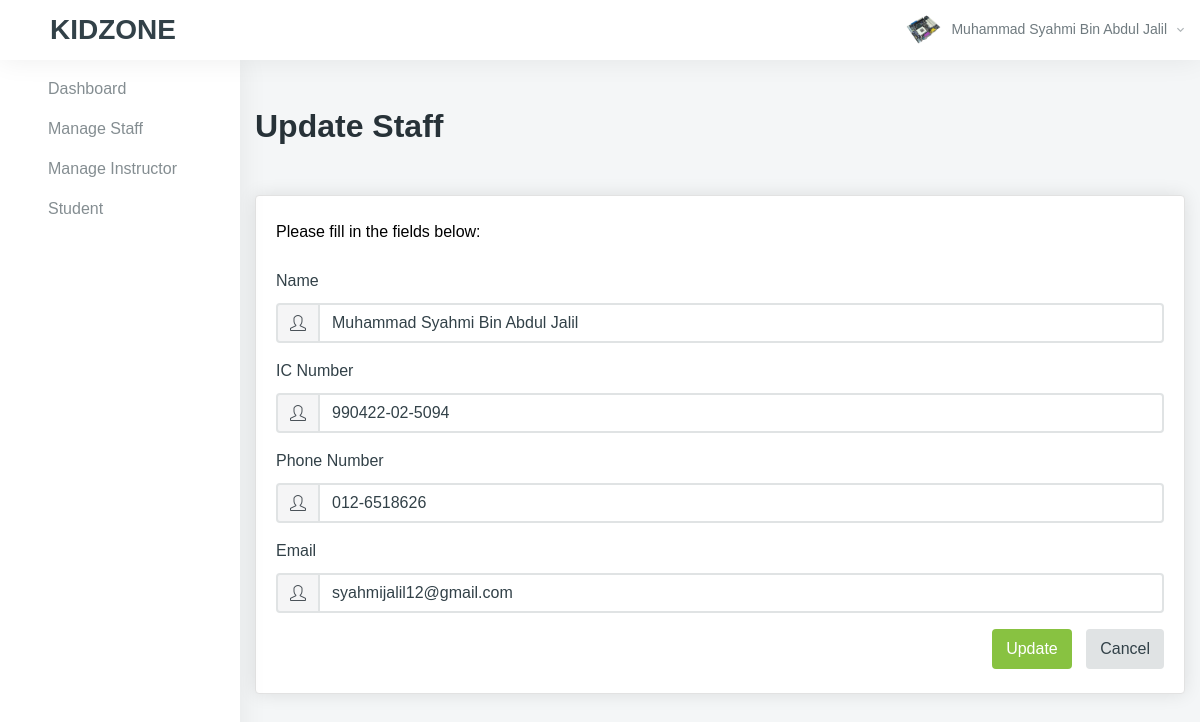
Screenshot of /admin/managestaff.php?id=1 (signed in) with the database file from the repository.
### tables this page shows
CREATE TABLE `staff` (
  `staff_id` int(11) NOT NULL,
  `staff_name` varchar(80) NOT NULL,
  `staff_email` varchar(80) NOT NULL,
  `staff_ic` varchar(30) NOT NULL,
  `staff_phone_number` varchar(30) NOT NULL,
  `staff_password` varchar(80) NOT NULL,
  `staff_pic_path` varchar(80) DEFAULT 'default.png'
);

### admin/managestaff.php (the view, shortened to what this page needs)
<?php
include "../resources/conn.php";
$name = $ic_number = $phone_number = $email = '';
if (isset($_GET['id'])) {
    $staff_id = $_GET['id'];
    $sql = "SELECT * FROM staff WHERE staff_id = ". $staff_id ."";
    $result = $conn->query($sql);
    if($result->num_rows>0){
        $row = $result->fetch_assoc();
        $name = $row['staff_name'];
        $ic_number = $row['staff_ic'];
        $phone_number  = $row['staff_phone_number'];
        $email = $row['staff_email'];
    }
}
?>
<!DOCTYPE html>
<html lang="en">
<head>
    <link href="../resources/vendors/vectormap/jquery-jvectormap-2.0.3.css" rel="stylesheet" type="text/css" />
    <link href="../resources/vendors/jquery-toggles/css/toggles.css" rel="stylesheet" type="text/css">
    <link href="../resources/vendors/jquery-toggles/css/themes/toggles-light.css" rel="stylesheet" type="text/css">
    <link href="../resources/vendors/jquery-toast-plugin/dist/jquery.toast.min.css" rel="stylesheet" type="text/css">
    <link href="../resources/dist/css/style.css" rel="stylesheet" type="text/css">
</head>
<body>
    <div class="hk-wrapper hk-vertical-nav">
        <?php include('header.php') ?>
        <nav class="hk-nav hk-nav-light ">
            <div class="nicescroll-bar">
                <div class="navbar-nav-wrap">
                    <ul class="navbar-nav flex-column">
                        <li class="nav-item ">
                            <a class="nav-link" href="index.php">
                                <span class="nav-link-text">Dashboard</span>
                            </a>
                        </li>
                        <li class="nav-item ">
                            <a class="nav-link" href="senaraistaff.php">
                                <span class="nav-link-text">Manage Staff</span>
                            </a>
                        </li>
                        <li class="nav-item ">
                            <a class="nav-link" href="senaraipengajar.php">
                                <span class="nav-link-text">Manage Instructor</span>
                            </a>
                        </li>
                        <li class="nav-item ">
                            <a class="nav-link" href="senaraipelajar.php">
                                <span class="nav-link-text">Student</span>
                            </a>
                        </li>
                    </ul>
                </div>
            </div>
        </nav>
        <div class="hk-pg-wrapper">
            <div class="container mt-xl-50 mt-sm-30 mt-15">
                <div class="hk-pg-header align-items-top">
                    <div>
                        <h2 class="hk-pg-title font-weight-600 mb-10">Update Staff</h2>
                    </div>
                </div>
                <div class="row">
                    <div class="col-xl-12">
                        <section class="hk-sec-wrapper">
                            <p class="mb-25">Please fill in the fields below:</p>
                            <div class="row">
                                <div class="col-sm">
                                    <form method="POST">
                                        <div class="form-group">
                                            <div class="table-wrap">
                                                <div class="form-group">
                                                    <label class="control-label mb-10" for="inputName">Name</label>
                                                    <div class="input-group">
                                                        <div class="input-group-prepend">
                                                            <span class="input-group-text"><i class="icon-user"></i></span>
                                                        </div>
                                                        <input id="name" type="text" name="name" class="form-control" id="inputName" placeholder="Full Name" value="<?php echo $name ?>">
                                                    </div>
                                                </div>
                                                <div class="form-group">
                                                    <label class="control-label mb-10" for="inputName">IC Number</label>
                                                    <div class="input-group">
                                                        <div class="input-group-prepend">
                                                            <span class="input-group-text"><i class="icon-user"></i></span>
                                                        </div>
                                                        <input id="ic" type="text" name="ic_number" class="form-control" id="inputName" placeholder="IC Number" value="<?php echo $ic_number ?>">
                                                    </div>
                                                </div>
                                                <div class="form-group">
                                                    <label class="control-label mb-10" for="inputName">Phone Number</label>
                                                    <div class="input-group">
                                                        <div class="input-group-prepend">
                                                            <span class="input-group-text"><i class="icon-user"></i></span>
                                                        </div>
                                                        <input id="phone" type="text" name="phone_number" class="form-control" id="inputName" placeholder="Phone Number" value="<?php echo $phone_number ?>">
                                                    </div>
                                                </div>
                                                <div class="form-group">
                                                    <label class="control-label mb-10" for="inputName">Email</label>
                                                    <div class="input-group">
                                                        <div class="input-group-prepend">
                                                            <span class="input-group-text"><i class="icon-user"></i></span>
                                                        </div>
                                                        <input id="email" type="text" name="email" class="form-control" id="inputName" placeholder="Email Address" value="<?php echo $email ?>">
                                                    </div>
                                                </div>
                                                <div style="float: right;">
                                                    <button type="submit" name="update" class="btn btn-primary mr-10">Update</button>
                                                    <button type="submit" name="cancel" class="btn btn-light">Cancel</button>
                                                </div>
                                            </div>
                                    </form>
                                </div>
                            </div>
                    </div>
                </div>
</body>
</html>

### admin/header.php (shortened to what this page needs)
<?php
$staff_id = $_SESSION['staff_id'];
$sql100 = "SELECT * FROM staff WHERE staff_id = " . $staff_id . "";
$result100 = $conn->query($sql100);
$row100 = $result100->fetch_assoc();
$name100 = $row100['staff_name'];
$pic_profile = $row100['staff_pic_path'];
?>
<nav class="navbar navbar-expand-xl navbar-light fixed-top hk-navbar hk-navbar-alt">
    <nav class="navbar navbar-light ">
        <span class="navbar-brand mb-0 h3" style="font-weight: bold;">KIDZONE</span>
    </nav>
    <ul class="navbar-nav hk-navbar-content">
        <li class="nav-item dropdown dropdown-authentication">
            <a class="nav-link dropdown-toggle no-caret" href="#" role="button" data-toggle="dropdown" aria-haspopup="true" aria-expanded="false">
                <div class="media">
                    <div class="media-img-wrap">
                        <div class="avatar">
                            <img src="../resources/img/profile/<?php echo $pic_profile; ?>" alt="user" class="avatar-img rounded-circle">
                        </div>
                    </div>
                    <div class="media-body">
                        <span><?php echo $name100; ?><i class="zmdi zmdi-chevron-down"></i></span>
                    </div>
                </div>
            </a>
        </li>
    </ul>
</nav>

### rows the page displays
staff: staff_pic_path (picture), staff_name "Muhammad Syahmi Bin Abdul Jalil", name "Muhammad Syahmi Bin Abdul Jalil", ic_number "990422-02-5094", phone_number "012-6518626", email "syahmijalil12@gmail.com"
